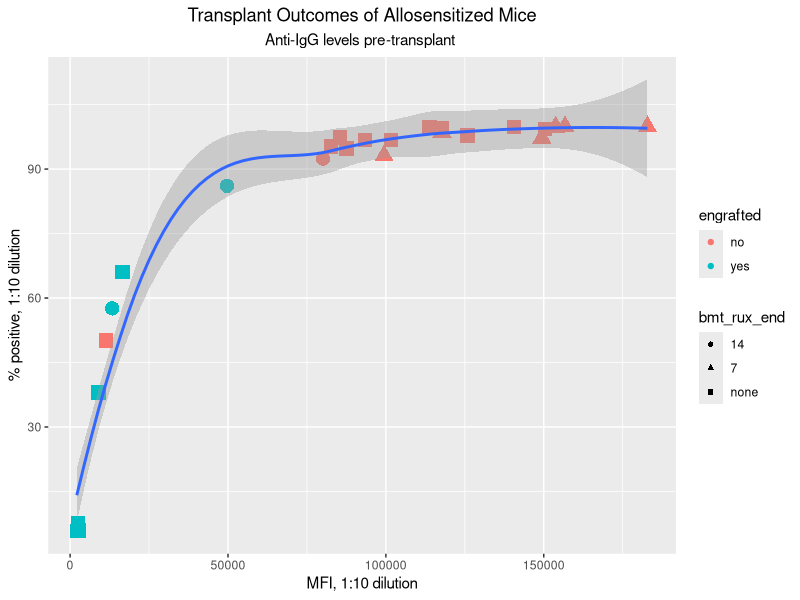
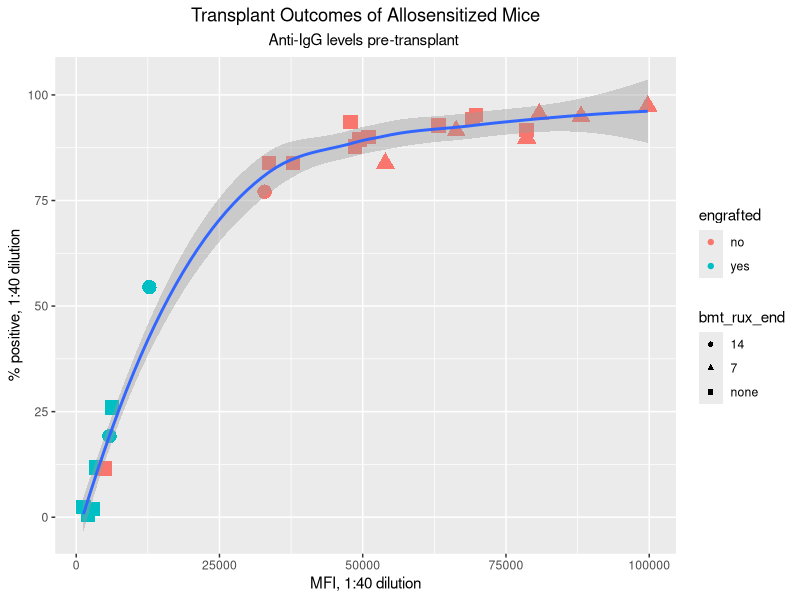
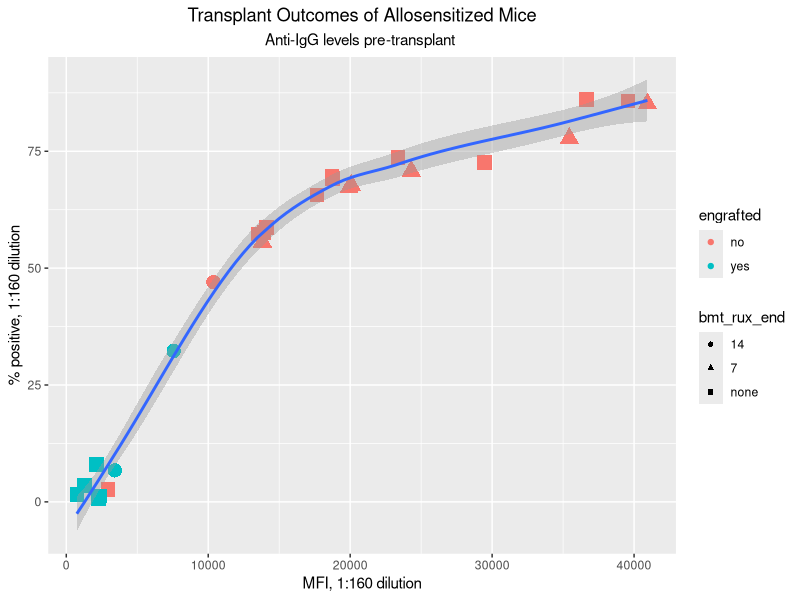
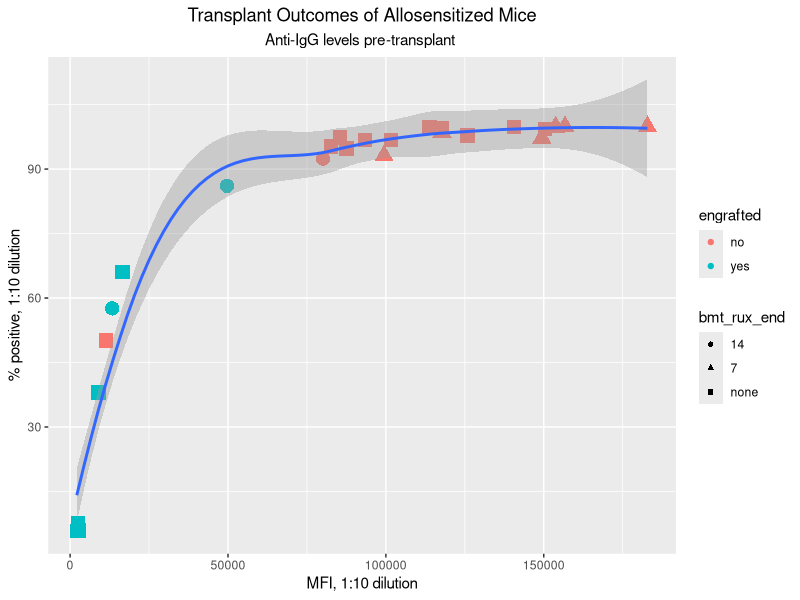
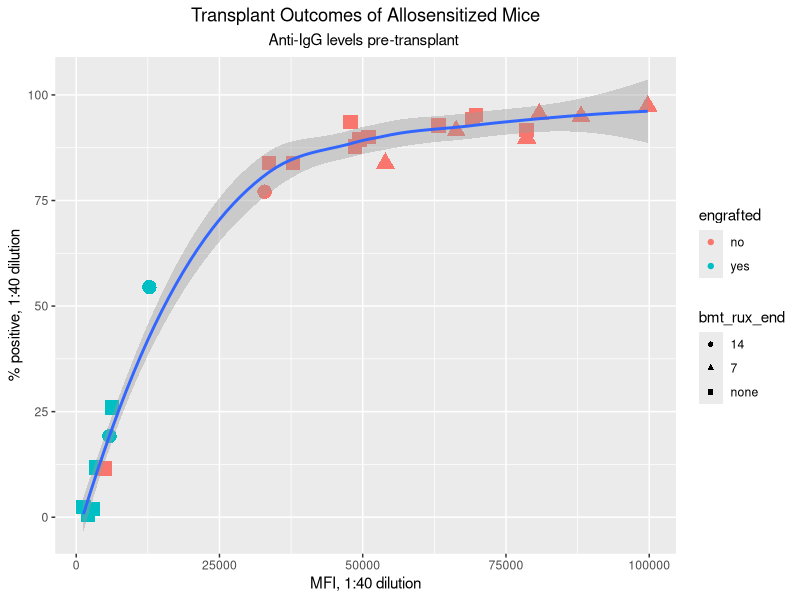
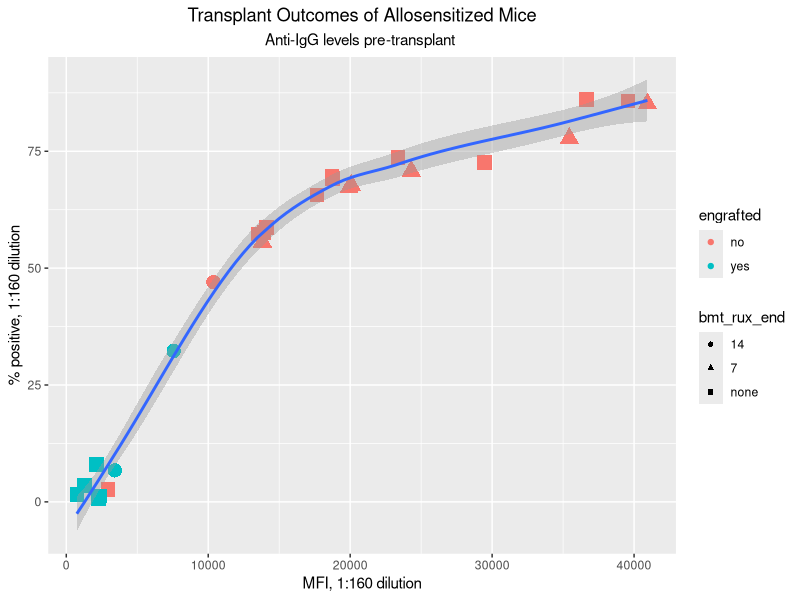

Reproduce these figures in R, in order.
## ---- chunk 1
library(ggplot2)
library(tidyverse)
## ---- chunk 2
data_raw <- read.csv("allo_bmt_data.csv", header = T, stringsAsFactors = T)

data_raw
## ---- chunk 3
data <- data_raw |>
  mutate(group = as.factor(group))

data
## ---- chunk 4
p <- ggplot(data, aes(mfi_10, perc_10)) +
  geom_point(aes(color = engrafted, shape = bmt_rux_end, size = 0.05)) +
  geom_smooth() +
  labs(x = "MFI, 1:10 dilution",
       y = "% positive, 1:10 dilution",
       title = "Transplant Outcomes of Allosensitized Mice",
       subtitle = "Anti-IgG levels pre-transplant ") +
  theme(plot.title = element_text(hjust = 0.5),
        plot.subtitle = element_text(hjust = 0.5)) +
  guides(size = FALSE) 

p
## ---- chunk 5
q <- ggplot(data, aes(mfi_40, perc_40)) +
  geom_point(aes(color = engrafted, shape = bmt_rux_end, size = 0.05)) +
  geom_smooth() +
  labs(x = "MFI, 1:40 dilution",
       y = "% positive, 1:40 dilution",
       title = "Transplant Outcomes of Allosensitized Mice",
       subtitle = "Anti-IgG levels pre-transplant ") +
  theme(plot.title = element_text(hjust = 0.5),
        plot.subtitle = element_text(hjust = 0.5)) +
  guides(size = FALSE) 

r <- ggplot(data, aes(mfi_160, perc_160)) +
  geom_point(aes(color = engrafted, shape = bmt_rux_end, size = 0.05)) +
  geom_smooth() +
  labs(x = "MFI, 1:160 dilution",
       y = "% positive, 1:160 dilution",
       title = "Transplant Outcomes of Allosensitized Mice",
       subtitle = "Anti-IgG levels pre-transplant ") +
  theme(plot.title = element_text(hjust = 0.5),
        plot.subtitle = element_text(hjust = 0.5)) +
  guides(size = FALSE) 

q
r
## ---- chunk 6
ggsave("transplant_outcomes_1_10.png",
       plot = p,
       width = 8,
       height = 6,
       units = "in")

ggsave("transplant_outcomes_1_40.png",
       plot = q,
       width = 8,
       height = 6,
       units = "in")

ggsave("transplant_outcomes_1_160.png",
       plot = r,
       width = 8,
       height = 6,
       units = "in")
